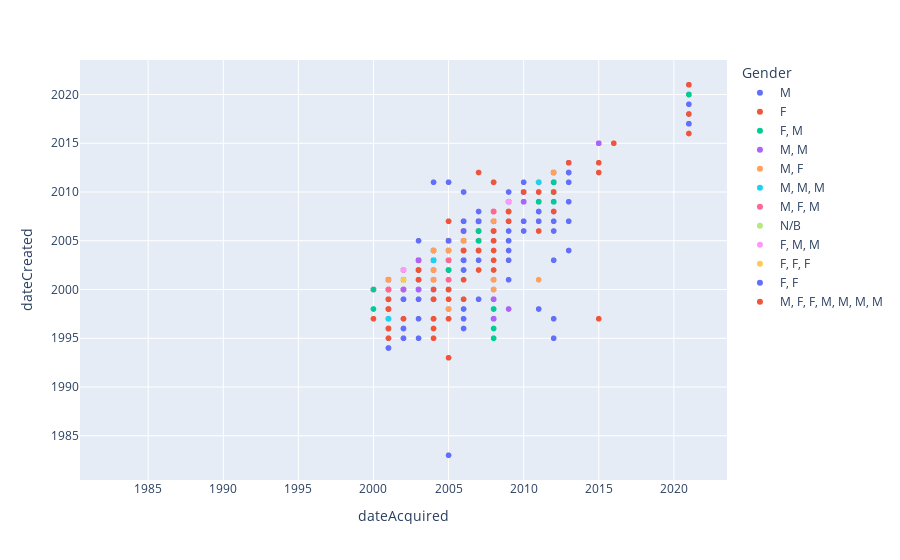

Notebook cell for this chart:
### Code cell
#RHIZOME n DATE CREATION VS ACQUISITION BY GENDER - SCATTERPLOT
# x and y given as DataFrame columns

import plotly.express as px

rhz_artworks_clean_2 = rhz_artworks_clean_2.sort_values("dateAcquired")
fig = px.scatter(rhz_artworks_clean_2, y="dateCreated", x="dateAcquired", color="Gender")


fig.update_xaxes(matches= 'y')

fig.show()

### Figure 1 — Plotly figure (JSON) as saved in the notebook; plotly's stock layout.template omitted (floating-point values rounded to 4 significant figures; data arrays with more than 128 entries replaced by an {"elided": "..."} marker saying what was removed)
{"data": [{"hovertemplate": "Gender=M<br>dateAcquired=%{x}<br>dateCreated=%{y}<extra></extra>", "legendgroup": "M", "marker": {"color": "#636efa", "symbol": "circle"}, "mode": "markers", "name": "M", "showlegend": true, "type": "scattergl", "x": {"elided": "1371 int values"}, "xaxis": "x", "y": {"elided": "1371 int values"}, "yaxis": "y"}, {"hovertemplate": "Gender=F<br>dateAcquired=%{x}<br>dateCreated=%{y}<extra></extra>", "legendgroup": "F", "marker": {"color": "#EF553B", "symbol": "circle"}, "mode": "markers", "name": "F", "showlegend": true, "type": "scattergl", "x": {"elided": "524 int values"}, "xaxis": "x", "y": {"elided": "524 int values"}, "yaxis": "y"}, {"hovertemplate": "Gender=F, M<br>dateAcquired=%{x}<br>dateCreated=%{y}<extra></extra>", "legendgroup": "F, M", "marker": {"color": "#00cc96", "symbol": "circle"}, "mode": "markers", "name": "F, M", "showlegend": true, "type": "scattergl", "x": [2000, 2000, 2001, 2001, 2002, 2002, 2002, 2002, 2002, 2004, 2005, 2005, 2005, 2005, 2005, 2007, 2007, 2007, 2007, 2007, 2007, 2007, 2008, 2008, 2008, 2008, 2008, 2008, 2009, 2011, 2012, 2012, 2012, 2012, 2012, 2012, 2012, 2012, 2012, 2012, 2012, 2012, 2021], "xaxis": "x", "y": [2000, 1998, 2001, 2001, 2001, 2002, 2002, 2002, 2002, 2004, 2004, 2002, 2005, 2005, 2005, 2007, 2005, 2007, 2007, 2007, 2006, 2007, 1996, 1997, 1998, 2008, 1995, 1998, 2009, 2009, 2010, 2011, 2010, 2010, 2009, 2010, 2010, 2010, 2010, 2010, 2010, 2010, 2020], "yaxis": "y"}, {"hovertemplate": "Gender=M, M<br>dateAcquired=%{x}<br>dateCreated=%{y}<extra></extra>", "legendgroup": "M, M", "marker": {"color": "#ab63fa", "symbol": "circle"}, "mode": "markers", "name": "M, M", "showlegend": true, "type": "scattergl", "x": [2001, 2002, 2002, 2002, 2002, 2003, 2003, 2004, 2005, 2005, 2006, 2007, 2007, 2007, 2007, 2007, 2008, 2008, 2008, 2008, 2008, 2008, 2008, 2009, 2010, 2010, 2011, 2011, 2015], "xaxis": "x", "y": [2001, 2002, 2000, 2002, 2002, 2003, 2000, 2003, 2005, 2004, 2006, 2007, 2007, 2007, 2007, 2007, 2008, 2008, 2008, 1999, 1997, 2008, 2008, 1998, 2009, 2009, 2011, 2011, 2015], "yaxis": "y"}, {"hovertemplate": "Gender=M, F<br>dateAcquired=%{x}<br>dateCreated=%{y}<extra></extra>", "legendgroup": "M, F", "marker": {"color": "#FFA15A", "symbol": "circle"}, "mode": "markers", "name": "M, F", "showlegend": true, "type": "scattergl", "x": [2001, 2001, 2002, 2002, 2004, 2004, 2004, 2004, 2005, 2005, 2005, 2005, 2005, 2005, 2006, 2006, 2007, 2008, 2008, 2008, 2008, 2008, 2011, 2011, 2011, 2011, 2012], "xaxis": "x", "y": [2001, 2001, 2002, 2001, 2001, 2004, 2002, 2002, 2005, 1998, 2004, 2004, 2005, 2003, 2005, 2006, 2007, 2007, 2001, 2000, 2008, 2008, 2011, 2011, 2001, 2011, 2012], "yaxis": "y"}, {"hovertemplate": "Gender=M, M, M<br>dateAcquired=%{x}<br>dateCreated=%{y}<extra></extra>", "legendgroup": "M, M, M", "marker": {"color": "#19d3f3", "symbol": "circle"}, "mode": "markers", "name": "M, M, M", "showlegend": true, "type": "scattergl", "x": [2001, 2004, 2007, 2007, 2011], "xaxis": "x", "y": [1997, 2003, 2007, 2007, 2011], "yaxis": "y"}, {"hovertemplate": "Gender=M, F, M<br>dateAcquired=%{x}<br>dateCreated=%{y}<extra></extra>", "legendgroup": "M, F, M", "marker": {"color": "#FF6692", "symbol": "circle"}, "mode": "markers", "name": "M, F, M", "showlegend": true, "type": "scattergl", "x": [2001, 2002, 2005, 2005, 2008, 2008], "xaxis": "x", "y": [2000, 2002, 2001, 2003, 2008, 2008], "yaxis": "y"}, {"hovertemplate": "Gender=N/B<br>dateAcquired=%{x}<br>dateCreated=%{y}<extra></extra>", "legendgroup": "N/B", "marker": {"color": "#B6E880", "symbol": "circle"}, "mode": "markers", "name": "N/B", "showlegend": true, "type": "scattergl", "x": [2002, 2002], "xaxis": "x", "y": [2001, 2001], "yaxis": "y"}, {"hovertemplate": "Gender=F, M, M<br>dateAcquired=%{x}<br>dateCreated=%{y}<extra></extra>", "legendgroup": "F, M, M", "marker": {"color": "#FF97FF", "symbol": "circle"}, "mode": "markers", "name": "F, M, M", "showlegend": true, "type": "scattergl", "x": [2002, 2005, 2009], "xaxis": "x", "y": [2002, 2005, 2009], "yaxis": "y"}, {"hovertemplate": "Gender=F, F, F<br>dateAcquired=%{x}<br>dateCreated=%{y}<extra></extra>", "legendgroup": "F, F, F", "marker": {"color": "#FECB52", "symbol": "circle"}, "mode": "markers", "name": "F, F, F", "showlegend": true, "type": "scattergl", "x": [2002], "xaxis": "x", "y": [2001], "yaxis": "y"}, {"hovertemplate": "Gender=F, F<br>dateAcquired=%{x}<br>dateCreated=%{y}<extra></extra>", "legendgroup": "F, F", "marker": {"color": "#636efa", "symbol": "circle"}, "mode": "markers", "name": "F, F", "showlegend": true, "type": "scattergl", "x": [2005, 2006, 2007, 2007, 2011], "xaxis": "x", "y": [2005, 2006, 2007, 2007, 2007], "yaxis": "y"}, {"hovertemplate": "Gender=M, F, F, M, M, M, M<br>dateAcquired=%{x}<br>dateCreated=%{y}<extra></extra>", "legendgroup": "M, F, F, M, M, M, M", "marker": {"color": "#EF553B", "symbol": "circle"}, "mode": "markers", "name": "M, F, F, M, M, M, M", "showlegend": true, "type": "scattergl", "x": [2012], "xaxis": "x", "y": [2010], "yaxis": "y"}], "layout": {"legend": {"title": {"text": "Gender"}, "tracegroupgap": 0}, "margin": {"t": 60}, "xaxis": {"anchor": "y", "domain": [0, 1], "matches": "y", "title": {"text": "dateAcquired"}}, "yaxis": {"anchor": "x", "domain": [0, 1], "title": {"text": "dateCreated"}}}}
